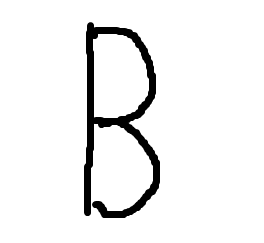
%> input picture data/B2.png, 264 x 243 px, given in place of A3.png, which was not available
$ octave --eval "result = LoadImagesTest;"   (GNU Octave 9; MATLAB toolbox functions it lacks are replaced by stand-ins)
%> lines starting %> are read from the running program, lines starting %| are printed output that depends on the picture; pictures that were not available may be replaced by others from this repository, and a replacement may not be noted
### ResizeImage.m
function X = ResizeImage(A)
  A = A(25:(end-25), 50:(end-50), 1);
  A = imresize(A, 0.2);
%  imshow(A)
%  pause
  X = A(:)';
endfunction

### LoadImagesTest.m
function X = LoadImagesTest()
  A = double(imread('~/Coursera/Project/data/A3.png'));
%> A: size 243x264x3 double; min 0, max 255, mean 239.6; mean of the top-left, top-right, bottom-left and bottom-right quarters 236.5, 243.3, 235.3, 243.1
%  A = CompressImage(A);
  A = ResizeImage(A);
%> in ResizeImage, `X = A(:)';`: X = 1287 values, max 275.5 at index 386, min -17.81 at index 566, mean 224
%> A has the same summary as X in ResizeImage
  X(1, :) = A(:);
  A = double(imread('~/Coursera/Project/data/A8.png'));
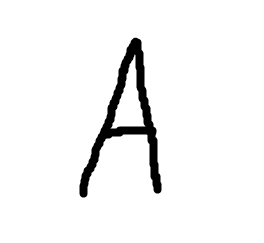
%> input picture data/A8.png, 264 x 243 px
%> A: size 243x264x3 double; min 0, max 255, mean 243.2; mean of the top-left, top-right, bottom-left and bottom-right quarters 244.7, 243.5, 241.1, 243.4
%  A = CompressImage(A);
  A = ResizeImage(A);
%> A = 1287 values, max 275.5 at index 635, min -19.03 at index 341, mean 231.3
  X(2, :) = A(:);
  A = double(imread('~/Coursera/Project/data/B3.png'));
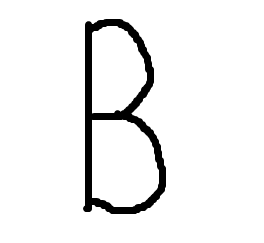
%> input picture data/B3.png, 264 x 243 px
%> A: size 243x264x3 double; min 0, max 255, mean 239.4; mean of the top-left, top-right, bottom-left and bottom-right quarters 232.7, 243.8, 239.7, 241.3
%  A = CompressImage(A);
  A = ResizeImage(A);
%> A = 1287 values, max 275.2 at index 354, min -19.55 at index 816, mean 224.9
  X(3, :) = A(:);
  A = double(imread('~/Coursera/Project/data/B8.png'));
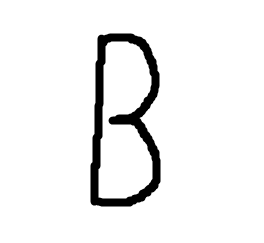
%> input picture data/B8.png, 264 x 243 px
%> A: size 243x264x3 double; min 0, max 255, mean 239.9; mean of the top-left, top-right, bottom-left and bottom-right quarters 238.2, 241.4, 238.5, 241.5
%  A = CompressImage(A);
  A = ResizeImage(A);
%> A = 1287 values, max 272.5 at index 473, min -21.28 at index 788, mean 224.7
  X(4, :) = A(:);
  A = double(imread('~/Coursera/Project/data/C3.png'));
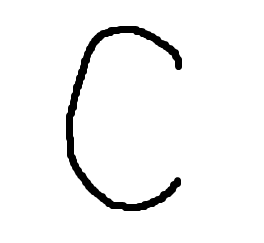
%> input picture data/C3.png, 264 x 243 px
%> A: size 243x264x3 double; min 0, max 255, mean 243.8; mean of the top-left, top-right, bottom-left and bottom-right quarters 239.8, 246.8, 240.9, 247.8
%  A = CompressImage(A);
  A = ResizeImage(A);
%> A = 1287 values, max 268.4 at index 433, min -19.81 at index 265, mean 232.6
  X(5, :) = A(:);
  A = double(imread('~/Coursera/Project/data/C8.png'));
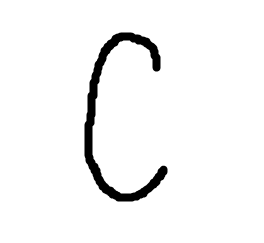
%> input picture data/C8.png, 264 x 243 px
%> A: size 243x264x3 double; min 0, max 255, mean 244.9; mean of the top-left, top-right, bottom-left and bottom-right quarters 240.8, 248.6, 241.4, 248.7
%  A = CompressImage(A);
  A = ResizeImage(A);
%> in ResizeImage (call 6), `A = A(25:(end-25), 50:(end-50), 1);`:
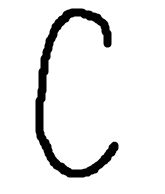
%> A: size 194x165 double; min 0, max 255, mean 234.7
%> in ResizeImage (call 6), `A = imresize(A, 0.2);`:
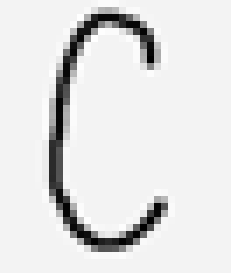
%> A: size 39x33 double (shown 7 times larger); min -20.53, max 268, mean 234.7; drawn with min black and max white
%> in ResizeImage (call 6), `X = A(:)';`: X = 1287 values, max 268 at index 513, min -20.53 at index 851, mean 234.7
%> A has the same summary as X in ResizeImage
  X(6, :) = A(:);
%> (the run ends here)
